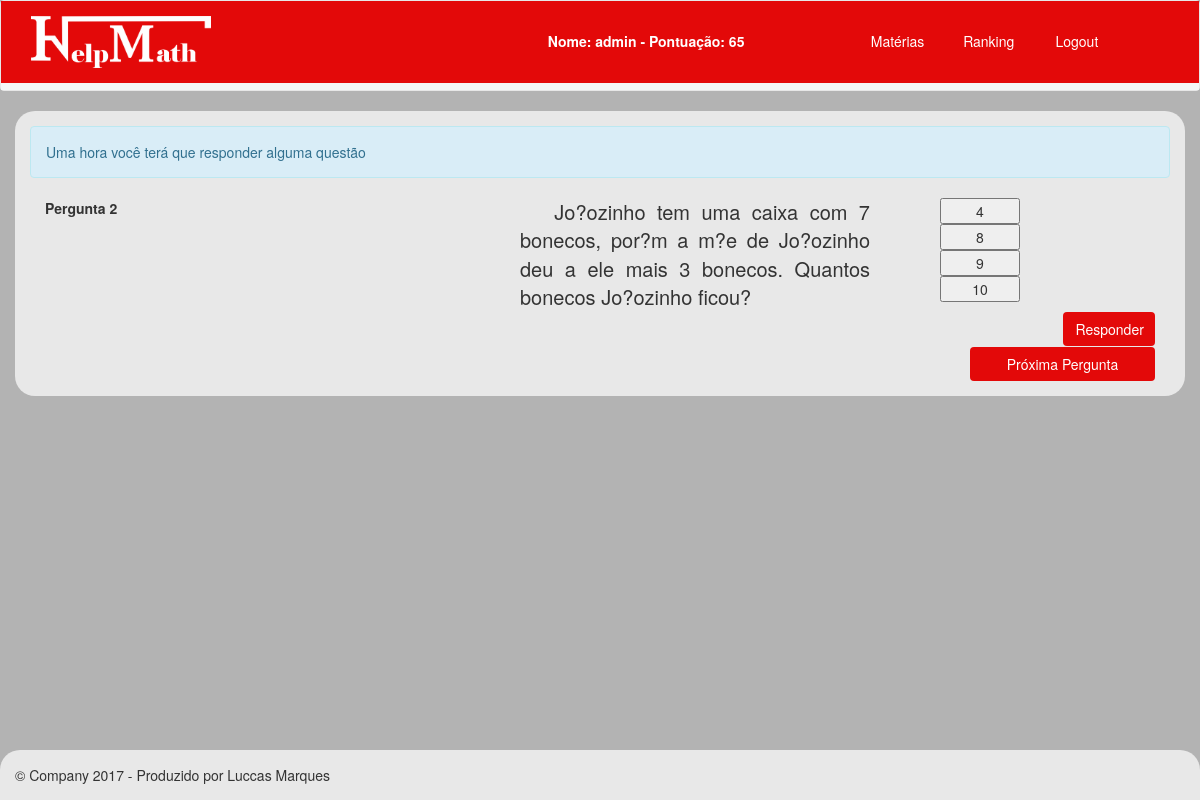
The page /jogos/soma/fase.php?pergunta=passou&id=2 (signed in) on the database its author committed.
### tables this page shows
CREATE TABLE `perguntas` (
  `id` int(11) NOT NULL,
  `nome` varchar(250) NOT NULL,
  `questao` text NOT NULL,
  `id_fase` int(11) NOT NULL,
  `peso` int(11) NOT NULL,
  `pesoNegativo` int(11) NOT NULL
);

CREATE TABLE `respostas` (
  `id` int(11) NOT NULL,
  `resposta` int(11) NOT NULL,
  `id_pergunta` int(11) NOT NULL,
  `correta` int(11) NOT NULL
);

### jogos/soma/fase.php (the view, shortened to what this page needs)
<?php
include("header.php");
include "../../config/config.php";
$varId = $_GET['id'];
$sql3 = "SELECT *
FROM perguntas";
$resultado3 = $conecta->query($sql3);
$cont = mysqli_num_rows($resultado3);
$sql = "SELECT
          id,
          perguntas.nome AS nomeQuestao,
          perguntas.questao AS textoQuestao,
          perguntas.peso AS pesoQuestao,
          perguntas.pesoNegativo AS pesoQuestaoNegativo
        FROM perguntas WHERE id = $varId";
$resultado = $conecta->query($sql);
?>
<!DOCTYPE html>
<html lang="en">
  <head>
    <link href="../../lib/css/bootstrap.css" rel="stylesheet">
    <link href="../../lib/css/rowcss.css" rel="stylesheet">
  </head>
  <body class="fundogeral" >
        <div class="container fundoindex">
        <?php
  $varAcertou = "acertou";
  $varSorte = "boa";
  $varErrou = "errou";
  $varPassou = "passou";
  if( $_GET['pergunta']== $varAcertou){
    echo "<div class='alert alert-success' role='alert'>Parabéns, você acertou a questão anterior</div>";
  }elseif ($_GET['pergunta']== $varErrou) {
    echo "
    <div class='alert alert-danger' role='alert'>Poxa, você errou a questão anterior</div> ";
  }elseif($_GET['pergunta']== $varPassou){
    echo "<div class='alert alert-info' role='alert'>Uma hora você terá que responder alguma questão</div>";
  }elseif ($_GET['pergunta']==$varSorte) {
    echo "<div class='alert alert-success' role='alert'>Boa sorte nas questões</div>";
  }
?>
        <form method="POST" action="../../controller/correcao.php?id=<?php echo $varId; ?>">
        <?php
if($varId<=$cont){
 while($registro = $resultado->fetch_assoc()){
$sql2 = "SELECT
resposta
FROM respostas WHERE id_pergunta=".$registro['id'];
$resultado2 = $conecta->query($sql2);
?>
        <div class="tituloFeed col-md-5"><b><?php echo $registro['nomeQuestao']  ?></b></div>
        <div class="textoIntroducao col-md-4  ">&nbsp;&nbsp;&nbsp;<?php  echo $registro['textoQuestao']  ?></div>
        <?php
while($registro2 = $resultado2->fetch_assoc()){
        ?>
<div class="col-md-2">
<input class="col-md-offset-3 col-md-6 danger" type="button" value="<?php echo $registro2['resposta'] ?>" ></input>
</div>
<?php
}
}
}else{
  header ("Location: ../../index.php");
}
?>
<div class="col-md-12">
  <div class="col-md-11"></div>
<button id="button1id" type="submit" name="button1id" class="btn entrar col-md-1"> Responder </button>
</div>
   </form>
<div class="row">
<div class="col-md-12"></div>
</div>
<div class="col-md-12">
<div class="col-md-2"></div>
<div class="col-md-8"></div>
<a href="fase.php?pergunta=passou&id=<?php echo $varId+=1; ?>">
<button class="btn entrar col-md-2"> Próxima Pergunta </button>
</a>
</div>
        </div>
      <footer class="footer fundofooter fixed-bottom">
        <p>&copy; Company 2017 - Produzido por Luccas Marques</p>
      </footer>
  </body>
</html>

### rows shown on the page
perguntas: nome "Pergunta 2", questao "Jo?ozinho tem uma caixa com 7 bonecos, por?m a m?e de Jo?ozinho deu a ele mais 3 bonecos. Quantos bonecos Jo?ozinho ficou?"
respostas: resposta "4"
respostas: resposta "8"
respostas: resposta "9"
respostas: resposta "10"

### other values the page prints
$nomeUsuario "admin"
$expUsuario "65"
